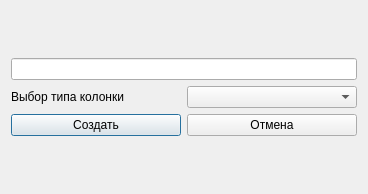
<?xml version="1.0" encoding="UTF-8"?>
<ui version="4.0">
 <class>TableColumnCreater</class>
 <widget class="QDialog" name="TableColumnCreater">
  <property name="geometry">
   <rect>
    <x>0</x>
    <y>0</y>
    <width>368</width>
    <height>194</height>
   </rect>
  </property>
  <property name="windowTitle">
   <string>Создание колонки</string>
  </property>
  <layout class="QVBoxLayout" name="verticalLayout_3">
   <item>
    <layout class="QGridLayout" name="gridLayout">
     <item row="2" column="0">
      <widget class="QPushButton" name="pushButtonAceept">
       <property name="text">
        <string>Создать</string>
       </property>
      </widget>
     </item>
     <item row="1" column="0">
      <widget class="QLabel" name="label">
       <property name="text">
        <string>Выбор типа колонки</string>
       </property>
      </widget>
     </item>
     <item row="2" column="1">
      <widget class="QPushButton" name="pushButtonCancel">
       <property name="text">
        <string>Отмена</string>
       </property>
      </widget>
     </item>
     <item row="0" column="0" colspan="2">
      <widget class="QLineEdit" name="lineEditColumn"/>
     </item>
     <item row="1" column="1">
      <widget class="QComboBox" name="comboBoxColumn"/>
     </item>
    </layout>
   </item>
  </layout>
 </widget>
 <resources/>
 <connections/>
</ui>
